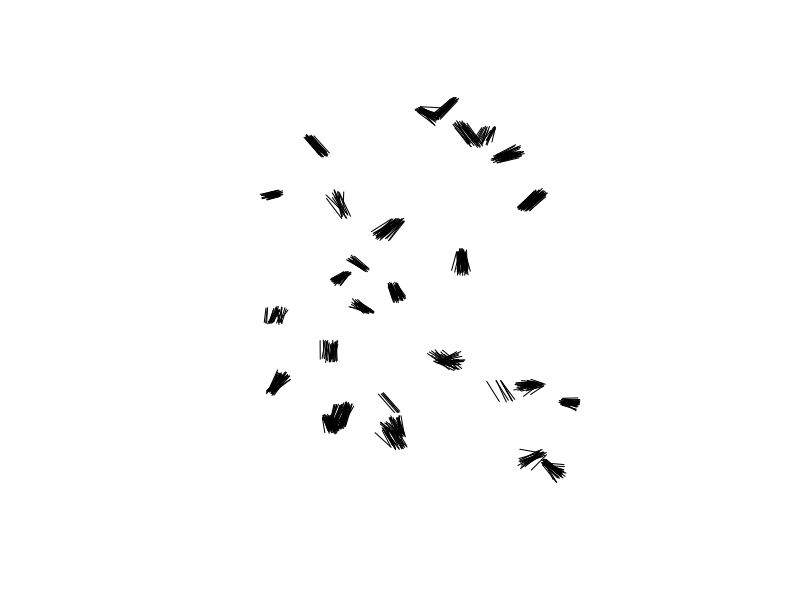

Source code (R):
library(sf)
library(ggplot2)


create_ellipse <- function(bbox, width_m, height_m, crs_proj) {

	sf_bbox <- st_as_sfc(bbox, crs = crs_proj)
	
	bbox_vals <- st_bbox(sf_bbox)
	xmin <- bbox_vals["xmin"]
	xmax <- bbox_vals["xmax"]
	ymin <- bbox_vals["ymin"]
	ymax <- bbox_vals["ymax"]
	
	# Get random point within bbox as center of ellipse
	center_x <- runif(1, xmin + width_m / 2, xmax - width_m / 2)
	center_y <- runif(1, ymin + height_m / 2, ymax - height_m / 2)
	
	# Selct number of points to describe the desired shape
	num_points <- 100
	# Create vector rep. 100 uniformly distributed angles between 0 and 2*pi (0 and 360 degrees)
	angles <- seq(0, 2 * pi, length.out = num_points)
	# Calc sin- and cos for each angle to get x- and y-coordinates of points on "Einheitskreis"
	unit_circle <- cbind(cos(angles), sin(angles))
	# Transform "Einheitskreis" into ellipse based on the given parameters
	ellipse_points <- unit_circle %*% diag(c(width_m / 2, height_m / 2))
	# Add random center to all points using sweep() which moves the ellipse
	ellipse_points <- sweep(ellipse_points, 2, c(center_x, center_y), "+")
	

	ellipse_polygon <- st_polygon(list(ellipse_points))
	ellipse_sf <- st_sfc(ellipse_polygon, crs = crs_proj)
	
	return(ellipse_sf)
}

# Funktion zur Erzeugung von Punkten innerhalb der Ellipse
sample_points_in_ellipse <- function(ellipse_sf, n) {
	points <- st_sample(ellipse_sf, size = n, type = "random")
	return(points)
}

# Funktion zum Zeichnen von Linien von diesen Punkten
generate_lines_from_points <- function(points, base_length_flows, variance_length_flows, variance_angles) {
	lines <- vector("list", length(points))
	
	# Basiswinkel zufällig wählen, dann geringe Variation für jeden Punkt
	base_angle <- runif(1, 0, 2 * pi)
	
	for (i in seq_along(points)) {
		angle <- base_angle + rnorm(1, sd = variance_angles)  # Winkelvariation
		length <- base_length_flows + rnorm(1, sd = variance_length_flows)  # Längenvariation
		end_point <- st_coordinates(points[i]) + c(length * cos(angle), length * sin(angle))
		lines[[i]] <- st_sfc(st_linestring(matrix(c(st_coordinates(points[i]), end_point), ncol = 2, byrow = TRUE)), crs = st_crs(points))
	}
	sf_lines <- do.call(rbind, lines) %>% st_sfc
	sf_lines <- st_set_crs(sf_lines, 32632)
	return(sf_lines)
}

generate_clusters_sf <- function(num_clusters, bbox, crs_proj) {
	all_ellipses <- list()
	all_points <- list()
	all_lines <- list()
	
	for (i in 1:num_clusters) {
		# Zufällige Parameterwerte für jedes Cluster
		width_m <- sample(500:1500, 1)
		height_m <- sample(250:750, 1)
		n_points <- sample(4:45, 1)
		base_length_flows <- sample(1000:2000, 1)
		variance_length_flows <- runif(1, 10, 50)
		variance_angles <- runif(1, 0, 0.3)
		
		# Erzeuge die Ellipse und sample Punkte
		sf_ellipse <- create_ellipse(bbox, width_m, height_m, crs_proj)
		sf_points <- sample_points_in_ellipse(sf_ellipse, n_points)
		sf_lines <- generate_lines_from_points(sf_points, base_length_flows, variance_length_flows, variance_angles)
		
		# Sammle Geometrien in Listen
		all_ellipses[[i]] <- sf_ellipse
		all_points[[i]] <- sf_points
		all_lines[[i]] <- sf_lines
	}
	
	# Kombiniere alle gesammelten Geometrien
	combined_ellipses <- do.call(rbind, all_ellipses)
	combined_points <- do.call(rbind, all_points)
	combined_lines <- do.call(rbind, all_lines)
	
	# Rückgabe als Liste von sf-Objekten
	return(list(ellipses = combined_ellipses, points = combined_points, lines = combined_lines))
}

crs_proj <- 32632
bbox <- st_bbox(c(xmin = 343914.7, ymin = 5632759, xmax = 370674.3, ymax = 5661475), crs = crs_proj)
cluster_plots <- generate_clusters_sf(30, bbox, crs_proj)

sf_clusters <- cluster_plots$lines %>% st_as_sfc()

plot(sf_clusters)

# sf_ellipse <- create_ellipse(bbox, 1000, 500, crs_proj)
# 
# sf_points <- sample_points_in_ellipse(sf_ellipse, 50) 
# sf_lines <- generate_lines_from_points(sf_points, 
# 																		base_length_flows = 1500, 
# 																		variance_length_flows = 0, 
# 																		variance_angles = 0.0)
# 
# ggplot() +
# 	geom_sf(data = st_as_sfc(bbox, crs = crs_proj), fill = "transparent", color = "black") +
# 	geom_sf(data = sf_ellipse, fill = "blue", alpha = 0.5) +
# 	geom_sf(data = sf_points, size = 0.1) +
# 	geom_sf(data = sf_lines)


# Variables:
# - ellipse shape (width_m, height_m)
# - number of sampled points in shape (n)
# - base length of flows (base_length_flows)
# - variance of flow length (variance_length_flows)
# - variance of angles (variance_angles)
